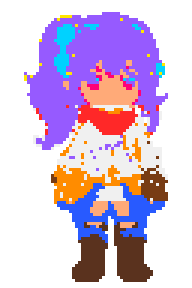
#> input picture assets/characters/trainer/labels/trainer_f_s_labels.png, 64 x 96 px (shown 3 times larger); its folder holds only this picture in this run
$ python check_master.py ../../assets/characters/trainer/labels/trainer_f_s_labels.png
#> lines starting #> are read from the running program, lines starting #| are printed output that depends on the picture
### tools/asset-pipeline/clean_halo.py
"""Remove light background halo left on sprite silhouettes (owner report 2026-11-26: white specks on the male trainer).

A halo pixel is an opaque pixel on the outer edge (touches transparency) that is greyish (saturation < 0.25)
and clearly lighter than the pixels inside it. It is recoloured to a dark outline tone taken from its darkest
inner neighbour, so the silhouette keeps its shape. Nothing else is touched.

Usage (repo root): python tools/asset-pipeline/clean_halo.py [--apply] FILES...
Without --apply it only reports and writes a magenta-marked preview to build/asset-pipeline/qa/halo/.
"""
import colorsys
import os
import sys

from PIL import Image

ROOT = os.path.abspath(os.path.join(os.path.dirname(__file__), '..', '..'))


def find_halo(im):
    """Edge specks: opaque pixels touching transparency that are clearly lighter than the pixels inside them.
    Rule A (greyish halo): saturation < 0.35, value > 0.35 and > inner mean + 0.08.
    Rule B (bright speck): value > 0.62 and lighter than every inner neighbour by > 0.18."""
    w, h = im.size
    px = im.load()
    hits = []
    val = lambda q: colorsys.rgb_to_hsv(*(k / 255 for k in q[:3]))
    for y in range(h):
        for x in range(w):
            c = px[x, y]
            if not c[3]:
                continue
            nb = [(x + dx, y + dy) for dx, dy in ((1, 0), (-1, 0), (0, 1), (0, -1))]
            outside = [p for p in nb if not (0 <= p[0] < w and 0 <= p[1] < h) or px[p][3] == 0]
            inner = [px[p] for p in nb if p not in outside]
            if not outside or not inner:
                continue
            _, s, v = val(c)
            ivs = [val(q)[2] for q in inner]
            rule_a = s < 0.35 and v > 0.35 and v > sum(ivs) / len(ivs) + 0.08
            rule_b = v > 0.62 and all(v > iv + 0.18 for iv in ivs)
            if rule_a or rule_b:
                darkest = min(inner, key=lambda q: sum(q[:3]))
                hits.append(((x, y), tuple(int(k * 0.55) for k in darkest[:3])))
    return hits


# [54 lines left out: functions sync_layers, main, not called in this run]


# [2 lines that do not run on import are left out]

### tools/asset-pipeline/check_master.py
"""GATE 01 character-master checker + review sheet (processing/QA only — it never draws characters).

Usage (repo root):
  python tools/asset-pipeline/check_master.py assets/concepts/trainer-gate01/*.png
Checks each master sprite: allowed canvas (48x64, 64x80, 64x96), transparent background, no light halo/white
specks on the silhouette edge (clean_halo.find_halo), hard alpha
(0/255 only, no anti-aliased fringe), palette size, no stray single pixels on the silhouette edge.
Writes build/asset-pipeline/qa/gate01_review.png (1x and 4x, nearest-neighbour) and gate01_report.json.
"""
import json
import os
import sys

from PIL import Image, ImageDraw

sys.path.insert(0, os.path.dirname(__file__))
from clean_halo import find_halo  # noqa: E402  (white-speck / background-halo rule)

ROOT = os.path.abspath(os.path.join(os.path.dirname(__file__), '..', '..'))
ALLOWED = {(48, 64), (64, 80), (64, 96)}  # 64x96 = V3 board recommendation
MAX_COLOURS = 48


def check(path):
    im = Image.open(path).convert('RGBA')
#> im is the input picture: PIL image 64x96 RGBA; mean R, G, B, A 80.7, 59.3, 87.3, 124
    w, h = im.size
#> w = 64; h = 96
    px = im.load()
    alphas = set(im.getchannel('A').getdata())
#> alphas = 2 items
    colours = {px[x, y][:3] for y in range(h) for x in range(w) if px[x, y][3]}
#> colours = 11 items
    corners = [px[0, 0][3], px[w - 1, 0][3], px[0, h - 1][3], px[w - 1, h - 1][3]]
#> corners = [0, 0, 0, 0]
    strays = 0
    for y in range(h):
        for x in range(w):
            if px[x, y][3] and not any(0 <= x + dx < w and 0 <= y + dy < h and px[x + dx, y + dy][3]
                                       for dx, dy in ((1, 0), (-1, 0), (0, 1), (0, -1))):
                strays += 1
#> after the loop, strays = 0
    bbox = im.getbbox()
#> bbox = (8, 4, 56, 94)
    res = {
        'file': os.path.relpath(path, ROOT).replace('\\', '/'), 'size': [w, h],
        'canvas_allowed': (w, h) in ALLOWED,
        'transparent_background': max(corners) == 0,
        'hard_alpha_only': alphas <= {0, 255},
        'colour_count': len(colours), 'colour_count_ok': len(colours) <= MAX_COLOURS,
        'isolated_pixels': strays, 'bbox': list(bbox) if bbox else None,
        'halo_specks': len(find_halo(im)),
        'touches_canvas_edge': bool(bbox and (bbox[0] == 0 or bbox[1] == 0 or bbox[2] == w or bbox[3] == h)),
    }
#> after the loop in find_halo, `for y in range(h):`: hits = [((49, 46), (66, 33, 11)), ((50, 47), (66, 33, 11)), ((53, 52), (66, 33, 11)), ((53, 55), (66, 33, 11)), ((55, 59), (66, 33, 11))]
    res['pass_technical'] = all([res['canvas_allowed'], res['transparent_background'], res['hard_alpha_only'],
                                 res['colour_count_ok'], strays == 0, not res['touches_canvas_edge'],
                                 res['halo_specks'] == 0])
    return im, res


def main(paths):
    if not paths:
        sys.exit(__doc__)
    results, ims = [], []
    for p in paths:
        im, r = check(p)
#> r = 12 items
        results.append(r)
        ims.append(im)
        print('TECH-PASS' if r['pass_technical'] else 'TECH-FAIL', r['file'], r['size'], 'colours', r['colour_count'], 'halo', r['halo_specks'])
#| TECH-FAIL assets/characters/trainer/labels/trainer_f_s_labels.png [64, 96] colours 11 halo 5
    # review sheet: each master at 1x, then 4x
    pad, sc = 8, 4
    cw = max(i.width for i in ims) * (1 + sc) + pad * 3
#> cw = 344
    ch = max(i.height for i in ims) * sc + pad * 2 + 14
#> ch = 414
    sheet = Image.new('RGBA', (cw, ch * len(ims)), (20, 22, 28, 255))  # dark: white specks are visible
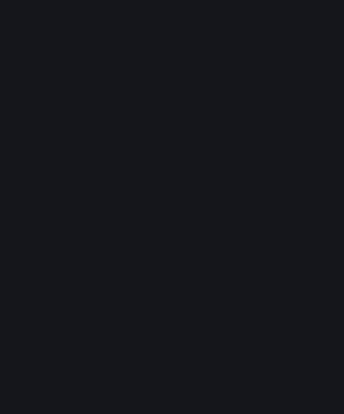
#> sheet: PIL image 344x414 RGBA; mean R, G, B, A 20, 22, 28, 255
    dr = ImageDraw.Draw(sheet)
    for n, im in enumerate(ims):
        y = n * ch
        dr.text((pad, y + 2), os.path.basename(paths[n]), fill=(255, 255, 255, 255))
        sheet.alpha_composite(im, (pad, y + 14 + pad))
        sheet.alpha_composite(im.resize((im.width * sc, im.height * sc), Image.NEAREST), (pad * 2 + im.width, y + 14 + pad))
#> this loop made 1 pass
#> y on pass 1: 0
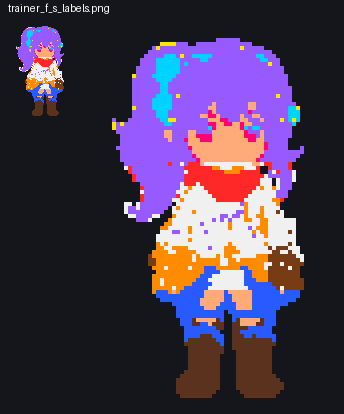
#> sheet: PIL image 344x414 RGBA; mean R, G, B, A 72.4, 58, 82.4, 255
    out = os.path.join(ROOT, 'build', 'asset-pipeline', 'qa')
    os.makedirs(out, exist_ok=True)
    sheet.save(os.path.join(out, 'gate01_review.png'))
    json.dump({'note': 'Technical checks only. Visual/art approval is the owner\'s decision and is never implied by PASS.',
               'results': results}, open(os.path.join(out, 'gate01_report.json'), 'w'), indent=1)
    print('review sheet: build/asset-pipeline/qa/gate01_review.png')
#> (the run stopped early here; a loop or call above may not have finished)
